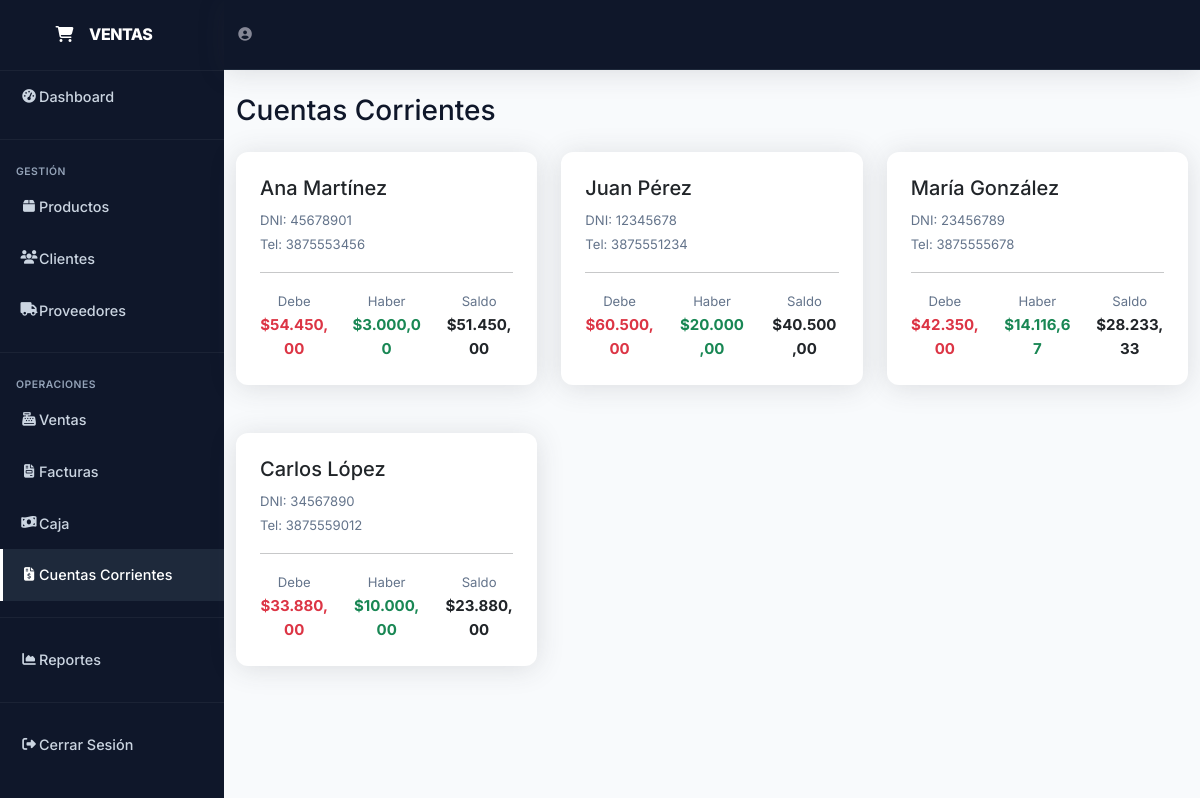
Before: /cuentas_corrientes.php (signed in) with the older database file.
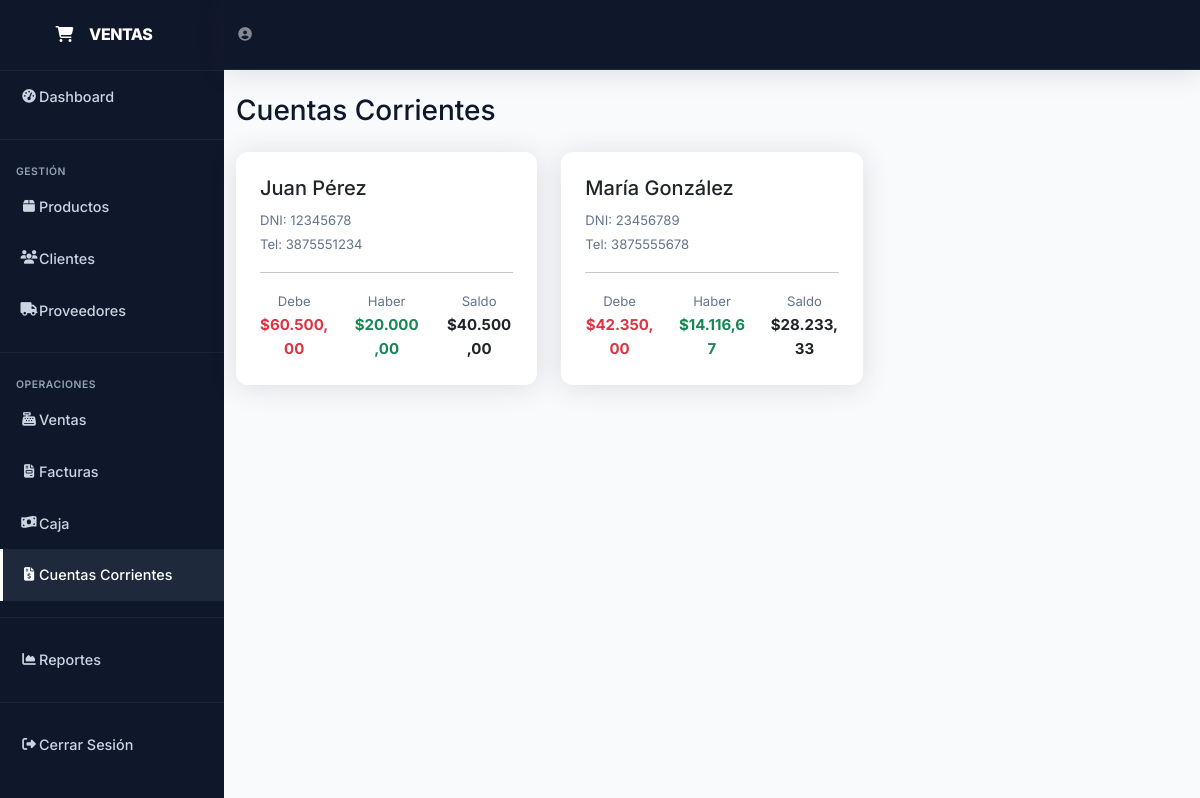
After: the same page with the newer database file.
### tables this page shows
CREATE TABLE `clientes` (
  `id` int(11) NOT NULL,
  `nombre` varchar(100) NOT NULL,
  `apellido` varchar(100) NOT NULL,
  `email` varchar(100) DEFAULT NULL,
  `telefono` varchar(20) DEFAULT NULL,
  `direccion` text DEFAULT NULL,
  `dni` varchar(20) DEFAULT NULL,
  `estado` tinyint(1) DEFAULT 1,
  `fecha_creacion` timestamp NOT NULL DEFAULT current_timestamp()
);

### config.php (called while the page is built, shortened)
<?php
function formatear_precio($precio)
{
    return '$' . number_format($precio, 2, ',', '.');
}

### cuentas_corrientes.php (the view, shortened to what the changed rows need)
<?php
require_once 'config.php';
$sql_clientes = "SELECT
    c.id,
    c.nombre,
    c.apellido,
    c.dni,
    c.telefono,
    COALESCE(SUM(CASE WHEN cc.tipo_movimiento = 'debe' THEN cc.importe ELSE 0 END), 0) as total_debe,
    COALESCE(SUM(CASE WHEN cc.tipo_movimiento = 'haber' THEN cc.importe ELSE 0 END), 0) as total_haber,
    COALESCE(SUM(CASE WHEN cc.tipo_movimiento = 'debe' THEN cc.importe ELSE -cc.importe END), 0) as saldo_actual
FROM clientes c
LEFT JOIN cuentas_corrientes cc ON c.id = cc.cliente_id
WHERE c.estado = 1
GROUP BY c.id, c.nombre, c.apellido, c.dni, c.telefono
HAVING saldo_actual != 0 OR total_debe > 0 OR total_haber > 0
ORDER BY saldo_actual DESC";
$result_clientes = $conn->query($sql_clientes);
$cliente_seleccionado = null;
?>
<!DOCTYPE html>
<html lang="es">
<head>
    <link href="https://cdnjs.cloudflare.com/ajax/libs/bootstrap/5.3.0/css/bootstrap.min.css" rel="stylesheet">
    <link href="https://cdnjs.cloudflare.com/ajax/libs/font-awesome/6.4.0/css/all.min.css" rel="stylesheet">
    <link rel="stylesheet" href="style-minimal.css">
</head>
<body>
    <div id="wrapper">
        <div id="content-wrapper">
            <div class="container-fluid">
                <div class="d-sm-flex align-items-center justify-content-between mb-4">
                    <h1 class="h3 mb-0 text-gray-800">Cuentas Corrientes</h1>
                </div>
                <?php if (!$cliente_seleccionado): ?>
                    <div class="row">
                        <?php while ($cliente = $result_clientes->fetch_assoc()): ?>
                            <div class="col-xl-4 col-md-6 mb-4">
                                <div class="card cliente-card" onclick="window.location.href='cuentas_corrientes.php?cliente_id=<?php echo $cliente['id']; ?>'">
                                    <div class="card-body">
                                        <h5 class="card-title"><?php echo $cliente['nombre'] . ' ' . $cliente['apellido']; ?></h5>
                                        <p class="card-text">
                                            <small class="text-muted">DNI: <?php echo $cliente['dni']; ?></small><br>
                                            <small class="text-muted">Tel: <?php echo $cliente['telefono']; ?></small>
                                        </p>
                                        <hr>
                                        <div class="row text-center">
                                            <div class="col-4">
                                                <small class="text-muted">Debe</small><br>
                                                <strong class="text-danger"><?php echo formatear_precio($cliente['total_debe']); ?></strong>
                                            </div>
                                            <div class="col-4">
                                                <small class="text-muted">Haber</small><br>
                                                <strong class="text-success"><?php echo formatear_precio($cliente['total_haber']); ?></strong>
                                            </div>
                                            <div class="col-4">
                                                <small class="text-muted">Saldo</small><br>
                                                <strong class="<?php echo $cliente['saldo_actual'] > 0 ? 'saldo-positivo' : 'saldo-negativo'; ?>">
                                                    <?php echo formatear_precio($cliente['saldo_actual']); ?>
                                                </strong>
                                            </div>
                                        </div>
                                    </div>
                                </div>
                            </div>
                        <?php endwhile; ?>
                    </div>
                <?php endif; ?>
            </div>
        </div>
    </div>
</body>
</html>

Changed rows visible on the page:
removed clientes: nombre "Ana", apellido "Martínez", dni "45678901", telefono "3875553456", total_debe "$54.450,00", total_haber "$3.000,00", saldo_actual "$51.450,00"
removed clientes: nombre "Carlos", apellido "López", dni "34567890", telefono "3875559012", total_debe "$33.880,00", total_haber "$10.000,00", saldo_actual "$23.880,00"
